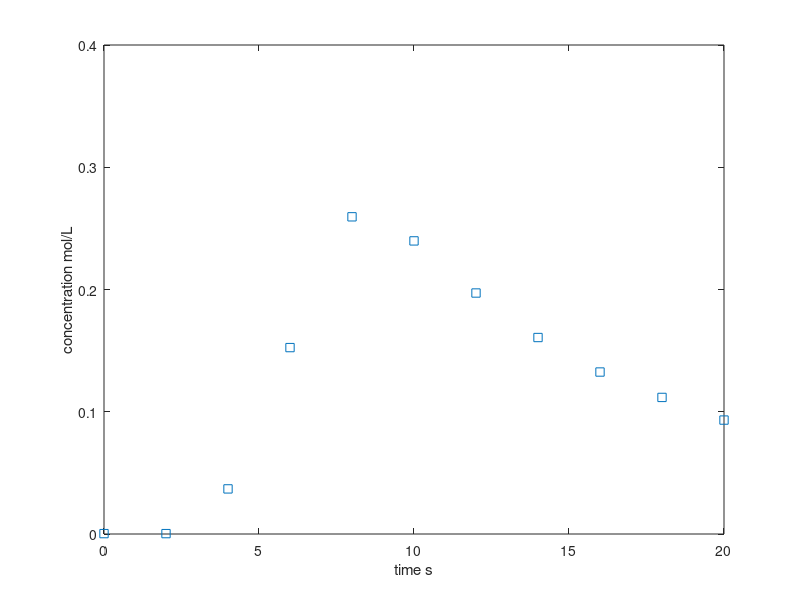

The MATLAB script that drew this image: (Note: this script raises an error after producing the figure.)
clear data model options parama
    
	a=load('data1.txt');
	e=size(a);
	n0=e(1);
    for i=1:1:n0
        if (a(i,2)>=0.03)&&(a(i+1,2)<0.03)
            n=i;
        end
    end
    b=[];

        for j=1:2:n
            b=[b;a(j,:)];
        end
        for j=n+1:2:n0
            b=[b;a(j,:)];
        end

    data.xdata = b(:,1);
    data.ydata = b(:,2);
figure(1); clf
plot(data.xdata,data.ydata,'s');
xlim([0 20]); ylim([0 0.4]); xlabel('time s'); ylabel('concentration mol/L');hold on;
%%time
tstep=10e-04;
tstep2(1)=tstep;
T=10;
i=1;
t(i)=0;
while t(i)<=T
    for j=1:1:750
        i=i+1;
        t(i)=t(i-1)+tstep;
        tstep2(i-1)=tstep;
    end
    if tstep<( 0.019   )
    tstep=tstep*1.15;
    end
end
m=1:1:51;
modelfun = @(x,theta) interp1(t,( adepg_stept(theta(1),theta(2),theta(3),theta(4),theta(5),theta(6)) ),x,'linear') ;

ssfun    = @(theta,data) (sum(  (data.ydata-modelfun(data.xdata,theta)).^2.*m'  ).^0.5 /n0)         ;
%[tmin,ssmin]=fminsearch(ssfun,[27;0.8;800;15;0.113;0.75],[],data)
n = length(data.xdata);
p = 2;
%mse = ssmin/(n-p) % estimate for the error variance

params = {
    {'theta1', 52.9395,  0, Inf,  10.58, Inf,  1,  0}
    {'theta2', 4.105466 0, Inf,  5.1, Inf,  1,  0}
    {'theta3', 597.06134, 0, Inf,  60.80, Inf,  1,  0}
    {'theta4', 28.09799, 0, Inf,  0.8, Inf,  1,  0}
    {'theta5', 0.28689, 0, Inf,  0.021, Inf,  1,  0}
    {'theta6', 0.75495, 0, 1,  0.125, Inf,  1,  0}

    };


model.ssfun  = ssfun;
model.sigma2 = 0.01^2;
options.nsimu = 800;
options.updatesigma = 1;
options.qcov = eye(11)*0.075;


[res,chain,s2chain] = mcmcrun(model,data,params,options);

% for i=1:1:6
% theta(i)=chain(options.nsimu,i);
% end
% 
% y=adepg_stept(theta(1),theta(2),theta(3),theta(4),theta(5),theta(6));
%  hold on; plot(t,y,'r');hold on; 

figure(2); clf
mcmcplot(chain,[],res,'chainpanel');

 er=0;
for i=1:1:50
    a(i,3)=interp1(t,y,a(i,1),'linear');
    er=er+(a(i,3)-a(i,2))^2;
end